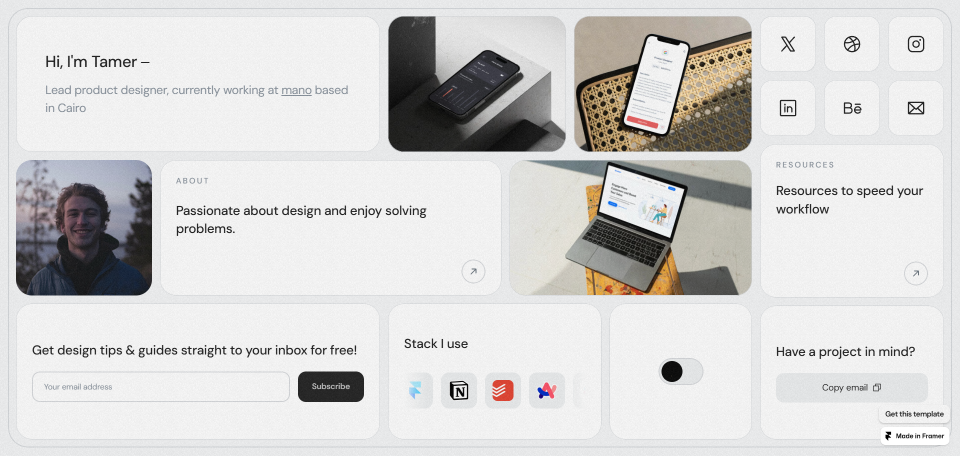
#> input picture references/bentox-1920.png, 1920 x 911 px, found by its file name (shown at 1/2 size)
$ python make-comparison.py
#> lines starting #> are read from the running program, lines starting #| are printed output that depends on the picture
from PIL import Image, ImageDraw, ImageFont
import os

os.makedirs("public/comparisons", exist_ok=True)
os.makedirs(r"C:\Users\vipin\.gemini\antigravity\brain\3b0db8d7-f7c8-4719-a29a-0bca32b694d1", exist_ok=True)

ref_img = Image.open("references/bentox-1920.png")
#> ref_img is the input picture: PIL image 1920x911 RGBA; mean R, G, B, A 212.1, 211.3, 210.4, 255
build_img = Image.open("public/screenshots/screenshot-1920.png")
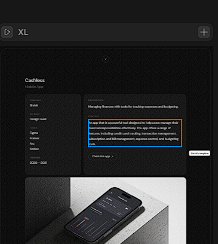
#> input picture references/c1.png, 218 x 244 px, given in place of screenshot-1920.png, which was not available
#> build_img is the input picture: PIL image 218x244 RGBA; mean R, G, B, A 41.6, 42.1, 42.6, 255

# Scale both to width 1280 for manageable side-by-side or vertical view
w = 1440
ref_h = int(ref_img.height * (w / ref_img.width))
#> ref_h = 683
build_h = int(build_img.height * (w / build_img.width))
#> build_h = 1611

ref_resized = ref_img.resize((w, ref_h), Image.Resampling.LANCZOS)
build_resized = build_img.resize((w, build_h), Image.Resampling.LANCZOS)
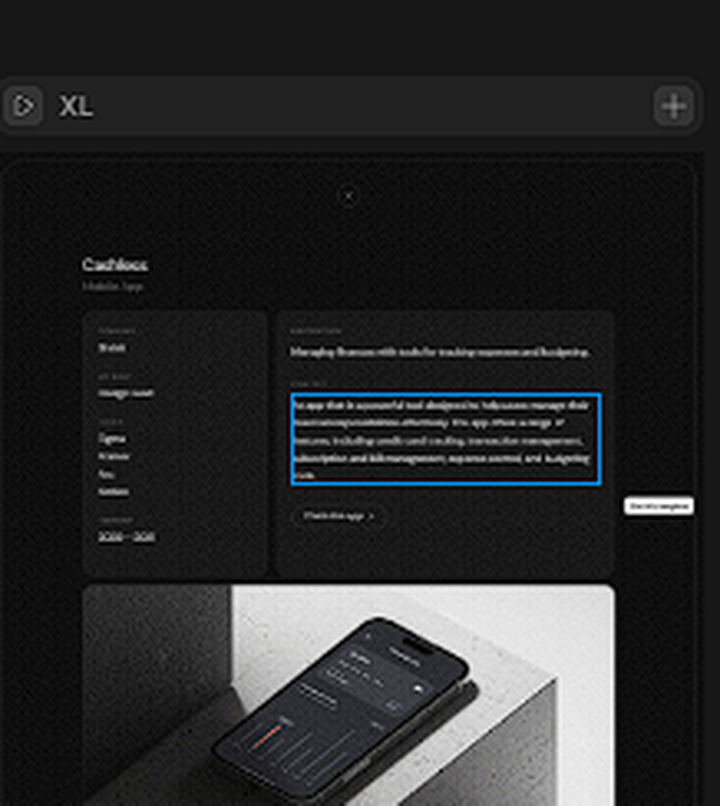
#> build_resized: PIL image 1440x1611 RGBA (shown at 1/2 size); mean R, G, B, A 41.6, 42.2, 42.8, 255

# Stacked comparison: Top = Target Reference (bentox-1920), Bottom = Current Build (screenshot-1920)
header_h = 50
canvas_h = header_h * 2 + ref_h + build_h + 30
#> canvas_h = 2424
comp = Image.new("RGB", (w + 40, canvas_h), (11, 11, 11))
#> comp: PIL image 1480x2424 RGB; every value is 11
draw = ImageDraw.Draw(comp)

# Draw Target Reference
draw.text((20, 16), "TARGET REFERENCE (bentox-1920.png)", fill=(255, 255, 255))
comp.paste(ref_resized, (20, header_h))
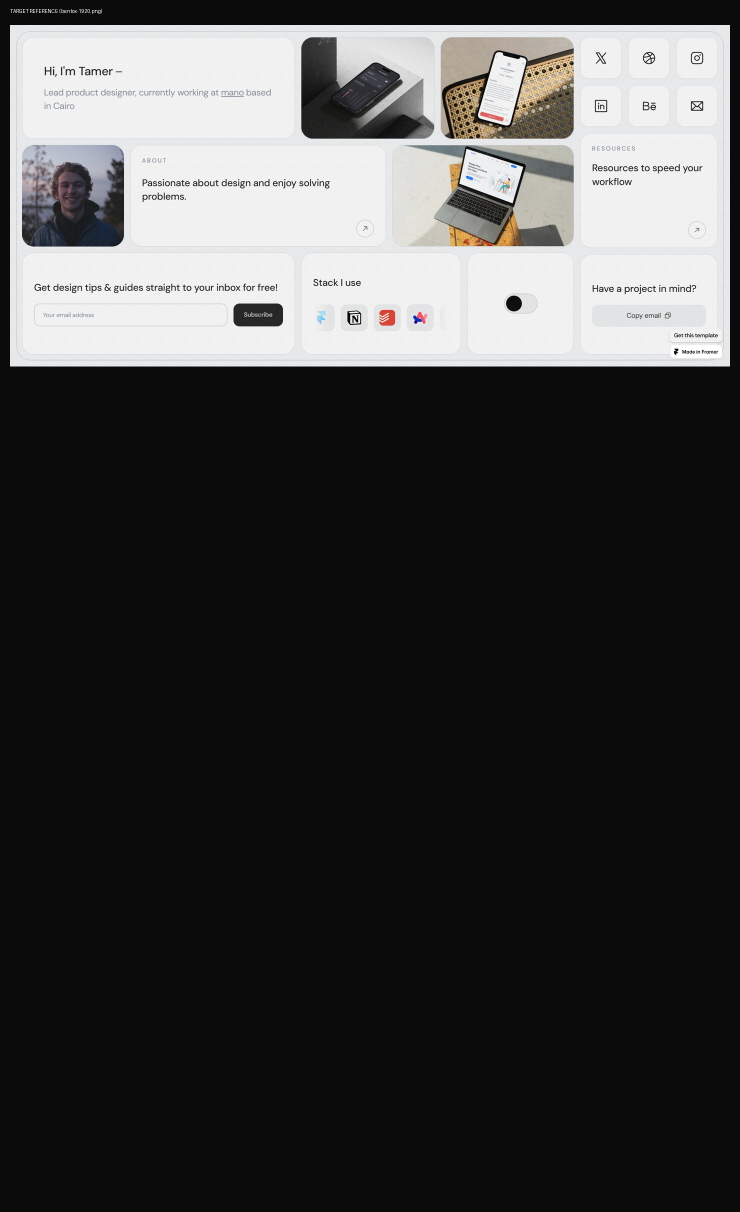
#> comp: PIL image 1480x2424 RGB (shown at 1/2 size); mean R, G, B 66.2, 65.9, 65.7

# Draw Current Build
y_build = header_h + ref_h + 20
#> y_build = 753
draw.text((20, y_build), "CURRENT BUILD (1920x1080 Headless Edge)", fill=(255, 255, 255))
comp.paste(build_resized, (20, y_build + header_h))
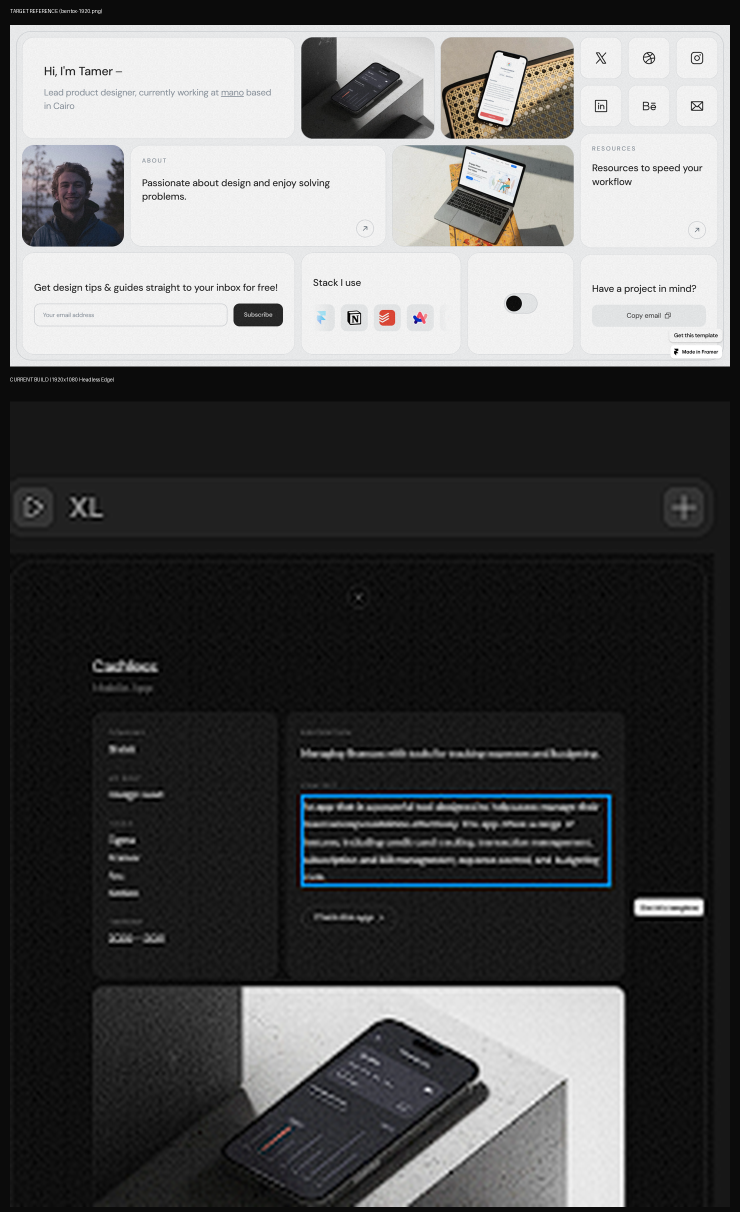
#> comp: PIL image 1480x2424 RGB (shown at 1/2 size); mean R, G, B 86, 86.2, 86.3

comp.save("public/comparisons/comparison-1920.png")
comp.save(r"C:\Users\vipin\.gemini\antigravity\brain\3b0db8d7-f7c8-4719-a29a-0bca32b694d1\comparison-1920.png")
print("Saved comparison-1920.png")
